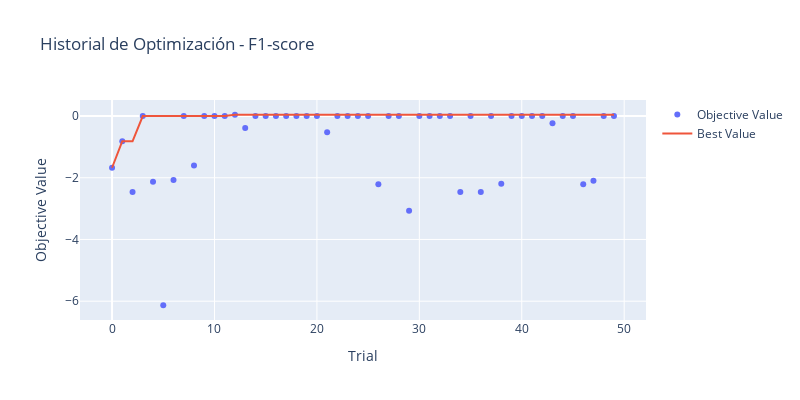
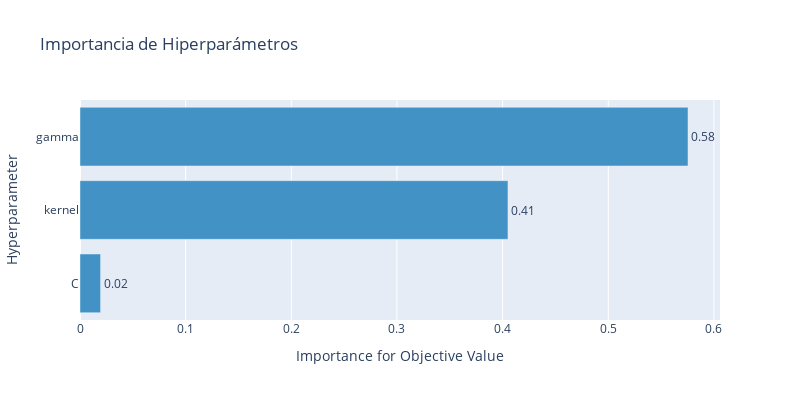

Notebook cell for these charts, in order:
### Markdown cell above
## 10. Visualización de la optimización

Visualizamos el historial de optimización y la importancia de los hiperparámetros.

### Code cell
# Visualización del historial de optimización
fig = plot_optimization_history(study)
fig.update_layout(title="Historial de Optimización - F1-score", width=800, height=400)
fig.show()

# Visualización de importancia de hiperparámetros
fig = plot_param_importances(study)
fig.update_layout(title="Importancia de Hiperparámetros", width=800, height=400)
fig.show()

### Figure 1 — Plotly figure (JSON) as saved in the notebook; plotly's stock layout.template omitted (floating-point values rounded to 4 significant figures)
{"data": [{"mode": "markers", "name": "Objective Value", "type": "scatter", "x": [0, 1, 2, 3, 4, 5, 6, 7, 8, 9, 10, 11, 12, 13, 14, 15, 16, 17, 18, 19, 20, 21, 22, 23, 24, 25, 26, 27, 28, 29, 30, 31, 32, 33, 34, 35, 36, 37, 38, 39, 40, 41, 42, 43, 44, 45, 46, 47, 48, 49], "y": [-1.675, -0.8168, -2.465, 0, -2.129, -6.132, -2.07, 0, -1.602, 0, 0, 0, 0.04255, -0.3887, 0, 0, 0, 0, 0, 0, 0, -0.5282, 0, 0, 0, 0, -2.212, 0, 0, -3.072, 0, 0, 0, 0, -2.465, 0, -2.465, 0, -2.197, 0, 0, 0, 0, -0.2292, 0, 0, -2.212, -2.1, 0, 0]}, {"name": "Best Value", "type": "scatter", "x": [0, 1, 2, 3, 4, 5, 6, 7, 8, 9, 10, 11, 12, 13, 14, 15, 16, 17, 18, 19, 20, 21, 22, 23, 24, 25, 26, 27, 28, 29, 30, 31, 32, 33, 34, 35, 36, 37, 38, 39, 40, 41, 42, 43, 44, 45, 46, 47, 48, 49], "y": [-1.675, -0.8168, -0.8168, 0, 0, 0, 0, 0, 0, 0, 0, 0, 0.04255, 0.04255, 0.04255, 0.04255, 0.04255, 0.04255, 0.04255, 0.04255, 0.04255, 0.04255, 0.04255, 0.04255, 0.04255, 0.04255, 0.04255, 0.04255, 0.04255, 0.04255, 0.04255, 0.04255, 0.04255, 0.04255, 0.04255, 0.04255, 0.04255, 0.04255, 0.04255, 0.04255, 0.04255, 0.04255, 0.04255, 0.04255, 0.04255, 0.04255, 0.04255, 0.04255, 0.04255, 0.04255]}], "layout": {"height": 400, "title": {"text": "Historial de Optimización - F1-score"}, "width": 800, "xaxis": {"title": {"text": "Trial"}}, "yaxis": {"title": {"text": "Objective Value"}}}}

### Figure 2 — Plotly figure (JSON) as saved in the notebook; plotly's stock layout.template omitted (floating-point values rounded to 4 significant figures)
{"data": [{"cliponaxis": false, "hovertemplate": ["C (FloatDistribution): 0.019451682459376125<extra></extra>", "kernel (CategoricalDistribution): 0.4050708568219054<extra></extra>", "gamma (CategoricalDistribution): 0.5754774607187185<extra></extra>"], "marker": {"color": "rgb(66,146,198)"}, "orientation": "h", "text": ["0.02", "0.41", "0.58"], "textposition": "outside", "type": "bar", "x": [0.01945, 0.4051, 0.5755], "y": ["C", "kernel", "gamma"]}], "layout": {"height": 400, "showlegend": false, "title": {"text": "Importancia de Hiperparámetros"}, "width": 800, "xaxis": {"title": {"text": "Importance for Objective Value"}}, "yaxis": {"title": {"text": "Hyperparameter"}}}}
